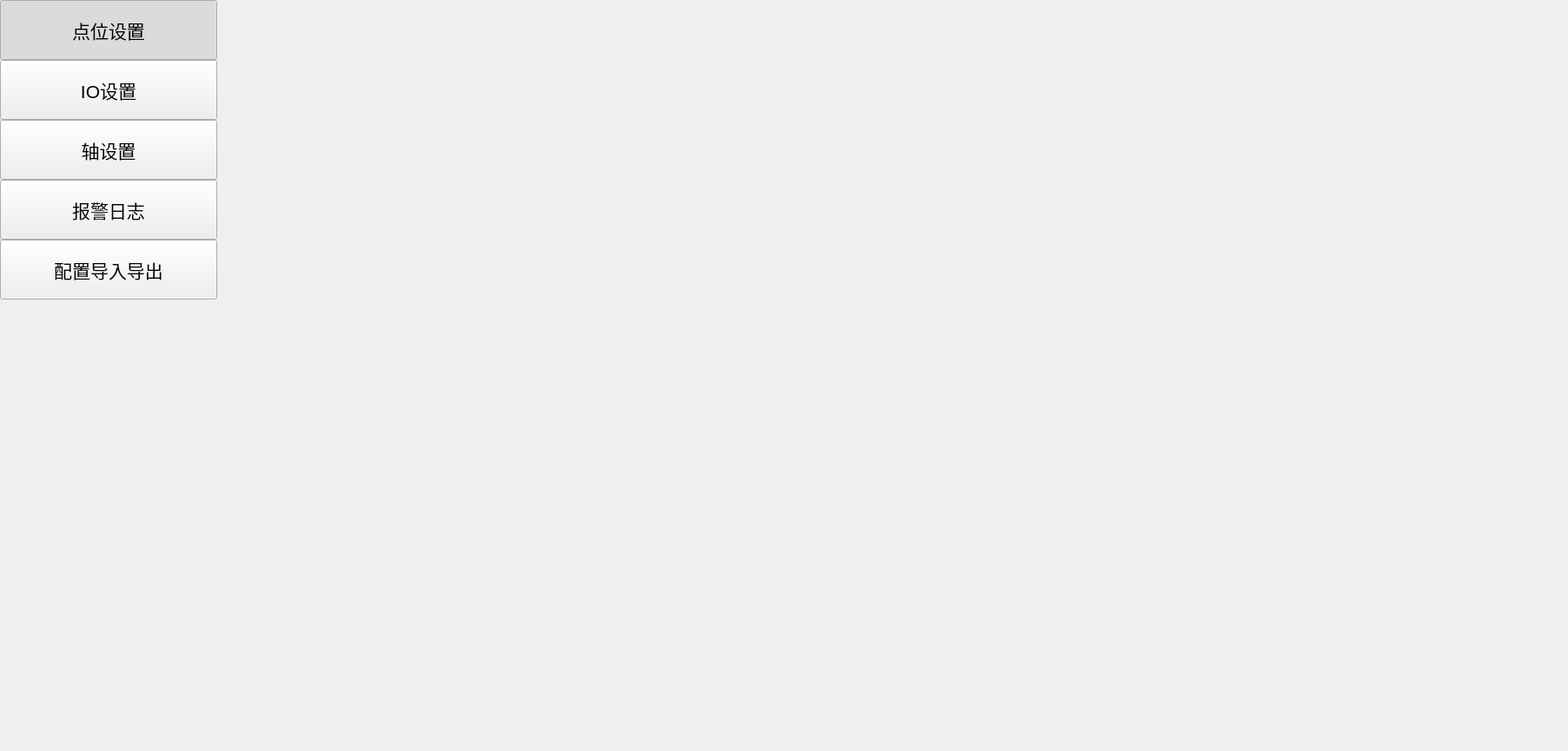
<?xml version="1.0" encoding="UTF-8"?>
<ui version="4.0">
 <class>system_setting_pageClass</class>
 <widget class="QWidget" name="system_setting_pageClass">
  <property name="geometry">
   <rect>
    <x>0</x>
    <y>0</y>
    <width>1805</width>
    <height>865</height>
   </rect>
  </property>
  <property name="minimumSize">
   <size>
    <width>0</width>
    <height>0</height>
   </size>
  </property>
  <property name="maximumSize">
   <size>
    <width>65535</width>
    <height>65535</height>
   </size>
  </property>
  <property name="windowTitle">
   <string>SystemSettingPage</string>
  </property>
  <layout class="QHBoxLayout" name="horizontalLayout">
   <property name="spacing">
    <number>0</number>
   </property>
   <property name="leftMargin">
    <number>0</number>
   </property>
   <property name="topMargin">
    <number>0</number>
   </property>
   <property name="rightMargin">
    <number>0</number>
   </property>
   <property name="bottomMargin">
    <number>0</number>
   </property>
   <item>
    <layout class="QVBoxLayout" name="verticalLayout" stretch="0,0,0,0,0,1">
     <property name="spacing">
      <number>0</number>
     </property>
     <item>
      <widget class="PsButton" name="point_setting">
       <property name="minimumSize">
        <size>
         <width>250</width>
         <height>69</height>
        </size>
       </property>
       <property name="maximumSize">
        <size>
         <width>250</width>
         <height>69</height>
        </size>
       </property>
       <property name="font">
        <font>
         <pointsize>16</pointsize>
        </font>
       </property>
       <property name="text">
        <string>点位设置</string>
       </property>
       <property name="checkable">
        <bool>true</bool>
       </property>
       <property name="checked">
        <bool>true</bool>
       </property>
      </widget>
     </item>
     <item>
      <widget class="PsButton" name="io_setting">
       <property name="minimumSize">
        <size>
         <width>250</width>
         <height>69</height>
        </size>
       </property>
       <property name="maximumSize">
        <size>
         <width>250</width>
         <height>69</height>
        </size>
       </property>
       <property name="font">
        <font>
         <pointsize>16</pointsize>
        </font>
       </property>
       <property name="text">
        <string>IO设置</string>
       </property>
       <property name="checkable">
        <bool>true</bool>
       </property>
      </widget>
     </item>
     <item>
      <widget class="PsButton" name="axis_setting">
       <property name="minimumSize">
        <size>
         <width>250</width>
         <height>69</height>
        </size>
       </property>
       <property name="maximumSize">
        <size>
         <width>250</width>
         <height>69</height>
        </size>
       </property>
       <property name="font">
        <font>
         <pointsize>16</pointsize>
        </font>
       </property>
       <property name="text">
        <string>轴设置</string>
       </property>
       <property name="checkable">
        <bool>true</bool>
       </property>
      </widget>
     </item>
     <item>
      <widget class="PsButton" name="error_list">
       <property name="minimumSize">
        <size>
         <width>250</width>
         <height>69</height>
        </size>
       </property>
       <property name="maximumSize">
        <size>
         <width>250</width>
         <height>69</height>
        </size>
       </property>
       <property name="font">
        <font>
         <pointsize>16</pointsize>
        </font>
       </property>
       <property name="text">
        <string>报警日志</string>
       </property>
       <property name="checkable">
        <bool>true</bool>
       </property>
      </widget>
     </item>
     <item>
      <widget class="PsButton" name="export_config">
       <property name="minimumSize">
        <size>
         <width>250</width>
         <height>69</height>
        </size>
       </property>
       <property name="maximumSize">
        <size>
         <width>250</width>
         <height>69</height>
        </size>
       </property>
       <property name="font">
        <font>
         <pointsize>16</pointsize>
        </font>
       </property>
       <property name="text">
        <string>配置导入导出</string>
       </property>
       <property name="checkable">
        <bool>true</bool>
       </property>
      </widget>
     </item>
     <item>
      <spacer name="verticalSpacer">
       <property name="orientation">
        <enum>Qt::Orientation::Vertical</enum>
       </property>
       <property name="sizeHint" stdset="0">
        <size>
         <width>20</width>
         <height>40</height>
        </size>
       </property>
      </spacer>
     </item>
    </layout>
   </item>
   <item>
    <widget class="QStackedWidget" name="set_page">
     <property name="minimumSize">
      <size>
       <width>0</width>
       <height>0</height>
      </size>
     </property>
     <property name="maximumSize">
      <size>
       <width>65535</width>
       <height>65535</height>
      </size>
     </property>
     <widget class="QWidget" name="page"/>
     <widget class="QWidget" name="page_2"/>
    </widget>
   </item>
  </layout>
 </widget>
 <layoutdefault spacing="6" margin="11"/>
 <customwidgets>
  <customwidget>
   <class>PsButton</class>
   <extends>QPushButton</extends>
   <header>view/components/ps_button/ps_button.h</header>
  </customwidget>
 </customwidgets>
 <resources>
  <include location="../../../../res/main_res.qrc"/>
 </resources>
 <connections/>
</ui>
